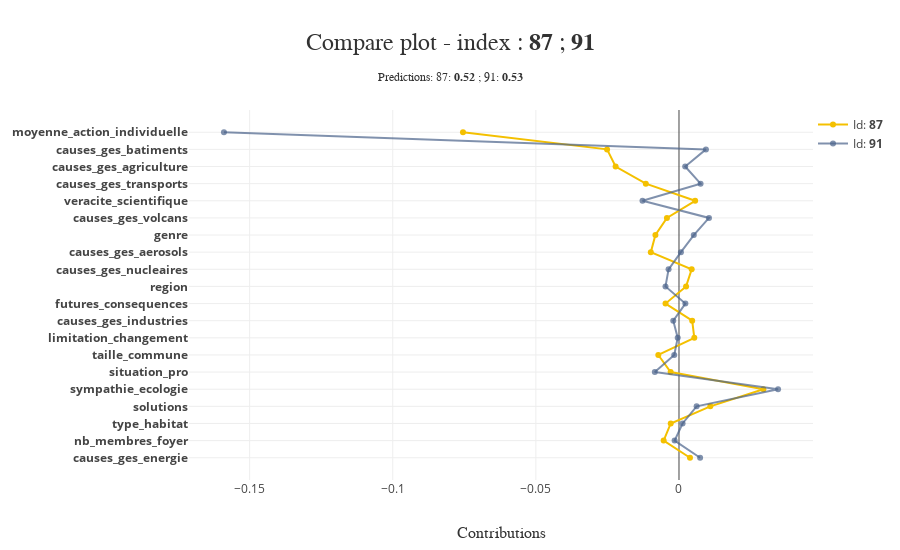

The notebook cell saved with this chart:
### Code cell
xpl_framaform.plot.compare_plot(index=[df_framaform_reduit.index[0], df_framaform_reduit.index[4]])

### Figure 1 — Plotly figure (JSON) as saved in the notebook; plotly's stock layout.template omitted (floating-point values rounded to 4 significant figures)
{"data": [{"hoverinfo": "text", "hovertext": ["Id: <b>87</b><br /><b>causes_ges_energie</b> <br />Contribution: 0.0038 <br />Value: Assez", "Id: <b>87</b><br /><b>nb_membres_foyer</b> <br />Contribution: -0.0054 <br />Value: 2 personnes", "Id: <b>87</b><br /><b>type_habitat</b> <br />Contribution: -0.0029 <br />Value: Une maison individuelle", "Id: <b>87</b><br /><b>solutions</b> <br />Contribution: 0.0109 <br />Value: changer", "Id: <b>87</b><br /><b>sympathie_ecologie</b> <br />Contribution: 0.0295 <br />Value: assez", "Id: <b>87</b><br /><b>situation_pro</b> <br />Contribution: -0.0029 <br />Value: ...exercez actuellement une profession", "Id: <b>87</b><br /><b>taille_commune</b> <br />Contribution: -0.0072 <br />Value: Dans une ville de 2000 à moins de 20.000 habitants", "Id: <b>87</b><br /><b>limitation_changement</b> <br />Contribution: 0.0053 <br />Value: Oui, probablement", "Id: <b>87</b><br /><b>causes_ges_industries</b> <br />Contribution: 0.0046 <br />Value: Assez", "Id: <b>87</b><br /><b>futures_consequences</b> <br />Contribution: -0.0047 <br />Value: Il y aura des modifications de climat mais on s'y<br />adaptera sans trop de mal", "Id: <b>87</b><br /><b>region</b> <br />Contribution: 0.0025 <br />Value: Centre", "Id: <b>87</b><br /><b>causes_ges_nucleaires</b> <br />Contribution: 0.0044 <br />Value: Assez", "Id: <b>87</b><br /><b>causes_ges_aerosols</b> <br />Contribution: -0.0098 <br />Value: Peu", "Id: <b>87</b><br /><b>genre</b> <br />Contribution: -0.0082 <br />Value: Une femme", "Id: <b>87</b><br /><b>causes_ges_volcans</b> <br />Contribution: -0.0042 <br />Value: Pas du tout", "Id: <b>87</b><br /><b>veracite_scientifique</b> <br />Contribution: 0.0056 <br />Value: evalue_correctement", "Id: <b>87</b><br /><b>causes_ges_transports</b> <br />Contribution: -0.0116 <br />Value: Assez", "Id: <b>87</b><br /><b>causes_ges_agriculture</b> <br />Contribution: -0.0221 <br />Value: Pas du tout", "Id: <b>87</b><br /><b>causes_ges_batiments</b> <br />Contribution: -0.0251 <br />Value: Peu", "Id: <b>87</b><br /><b>moyenne_action_individuelle</b> <br />Contribution: -0.0755 <br />Value: 2.6666666666666665"], "marker": {"color": "rgba(244, 192, 0, 1.0)"}, "mode": "lines+markers", "name": "Id: <b>87</b>", "showlegend": true, "type": "scatter", "x": [0.003843, -0.005359, -0.002888, 0.01094, 0.02948, -0.002921, -0.007227, 0.005349, 0.00461, -0.004703, 0.002476, 0.004434, -0.009847, -0.008236, -0.004215, 0.005641, -0.01159, -0.02215, -0.02512, -0.07547], "y": ["<b>causes_ges_energie</b>", "<b>nb_membres_foyer</b>", "<b>type_habitat</b>", "<b>solutions</b>", "<b>sympathie_ecologie</b>", "<b>situation_pro</b>", "<b>taille_commune</b>", "<b>limitation_changement</b>", "<b>causes_ges_industries</b>", "<b>futures_consequences</b>", "<b>region</b>", "<b>causes_ges_nucleaires</b>", "<b>causes_ges_aerosols</b>", "<b>genre</b>", "<b>causes_ges_volcans</b>", "<b>veracite_scientifique</b>", "<b>causes_ges_transports</b>", "<b>causes_ges_agriculture</b>", "<b>causes_ges_batiments</b>", "<b>moyenne_action_individuelle</b>"]}, {"hoverinfo": "text", "hovertext": ["Id: <b>91</b><br /><b>causes_ges_energie</b> <br />Contribution: 0.0074 <br />Value: Beaucoup", "Id: <b>91</b><br /><b>nb_membres_foyer</b> <br />Contribution: -0.0015 <br />Value: 3 personnes", "Id: <b>91</b><br /><b>type_habitat</b> <br />Contribution: 0.0012 <br />Value: Un appartement", "Id: <b>91</b><br /><b>solutions</b> <br />Contribution: 0.0062 <br />Value: changer", "Id: <b>91</b><br /><b>sympathie_ecologie</b> <br />Contribution: 0.0346 <br />Value: assez", "Id: <b>91</b><br /><b>situation_pro</b> <br />Contribution: -0.0084 <br />Value: ...exercez actuellement une profession", "Id: <b>91</b><br /><b>taille_commune</b> <br />Contribution: -0.0017 <br />Value: Dans l'agglomération parisienne", "Id: <b>91</b><br /><b>limitation_changement</b> <br />Contribution: -0.0004 <br />Value: Non, probablement pas", "Id: <b>91</b><br /><b>causes_ges_industries</b> <br />Contribution: -0.0020 <br />Value: Beaucoup", "Id: <b>91</b><br /><b>futures_consequences</b> <br />Contribution: 0.0022 <br />Value: Les conditions de vie deviendront extrêmement<br />pénibles à cause des dérèglements climatiques", "Id: <b>91</b><br /><b>region</b> <br />Contribution: -0.0047 <br />Value: Ile de France", "Id: <b>91</b><br /><b>causes_ges_nucleaires</b> <br />Contribution: -0.0036 <br />Value: Assez", "Id: <b>91</b><br /><b>causes_ges_aerosols</b> <br />Contribution: 0.0007 <br />Value: Assez", "Id: <b>91</b><br /><b>genre</b> <br />Contribution: 0.0052 <br />Value: Un homme", "Id: <b>91</b><br /><b>causes_ges_volcans</b> <br />Contribution: 0.0105 <br />Value: Beaucoup", "Id: <b>91</b><br /><b>veracite_scientifique</b> <br />Contribution: -0.0128 <br />Value: scientifique_exagere", "Id: <b>91</b><br /><b>causes_ges_transports</b> <br />Contribution: 0.0075 <br />Value: Beaucoup", "Id: <b>91</b><br /><b>causes_ges_agriculture</b> <br />Contribution: 0.0022 <br />Value: Assez", "Id: <b>91</b><br /><b>causes_ges_batiments</b> <br />Contribution: 0.0094 <br />Value: Beaucoup", "Id: <b>91</b><br /><b>moyenne_action_individuelle</b> <br />Contribution: -0.1590 <br />Value: 2.1538461538461537"], "marker": {"color": "rgba(74, 99, 138, 0.7)"}, "mode": "lines+markers", "name": "Id: <b>91</b>", "showlegend": true, "type": "scatter", "x": [0.007383, -0.001529, 0.001248, 0.006163, 0.03461, -0.00844, -0.001664, -0.000448, -0.001996, 0.002231, -0.004716, -0.003638, 0.0006686, 0.005175, 0.01048, -0.01275, 0.007541, 0.002166, 0.009416, -0.159], "y": ["<b>causes_ges_energie</b>", "<b>nb_membres_foyer</b>", "<b>type_habitat</b>", "<b>solutions</b>", "<b>sympathie_ecologie</b>", "<b>situation_pro</b>", "<b>taille_commune</b>", "<b>limitation_changement</b>", "<b>causes_ges_industries</b>", "<b>futures_consequences</b>", "<b>region</b>", "<b>causes_ges_nucleaires</b>", "<b>causes_ges_aerosols</b>", "<b>genre</b>", "<b>causes_ges_volcans</b>", "<b>veracite_scientifique</b>", "<b>causes_ges_transports</b>", "<b>causes_ges_agriculture</b>", "<b>causes_ges_batiments</b>", "<b>moyenne_action_individuelle</b>"]}], "layout": {"height": 550, "hovermode": "closest", "legend": {"x": 1, "y": 1}, "margin": {"b": 70, "l": 150, "r": 20, "t": 110}, "title": {"font": {"color": "rgb(50, 50, 50)", "family": "Arial", "size": 24}, "text": "Compare plot - index : <b>87</b> ; <b>91</b><span style='font-size: 12px;'><br />Predictions: 87: <b>0.52</b> ; 91: <b>0.53</b></span>", "x": 0.5, "xanchor": "center", "y": 0.9091, "yanchor": "middle"}, "width": 900, "xaxis": {"automargin": true, "title": {"font": {"color": "rgb(50, 50, 50)", "family": "Arial Black", "size": 16}, "text": "Contributions"}}, "yaxis": {"automargin": true, "title": {"font": {"color": "rgb(50, 50, 50)", "family": "Arial Black", "size": 16}}, "type": "category"}}}
